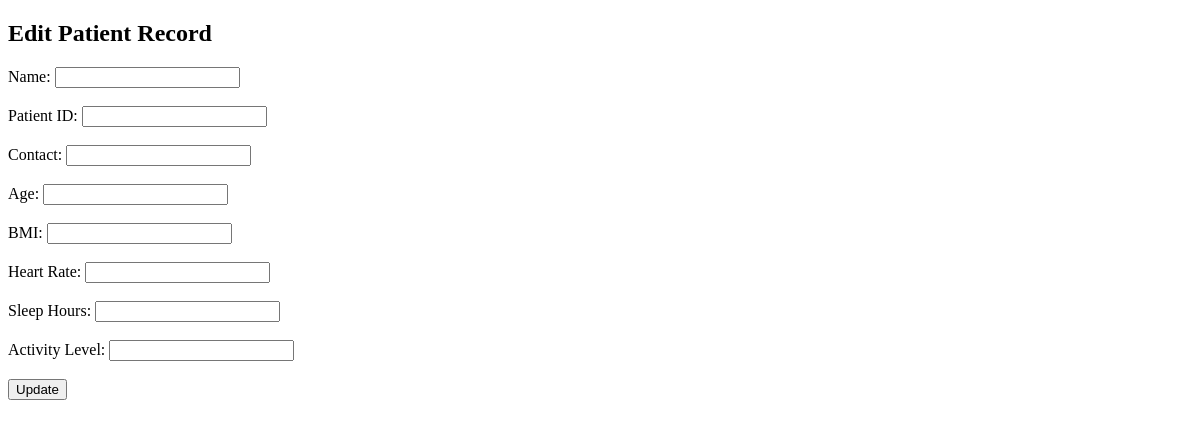
Before: /edit/1 (signed in) with the older database file.
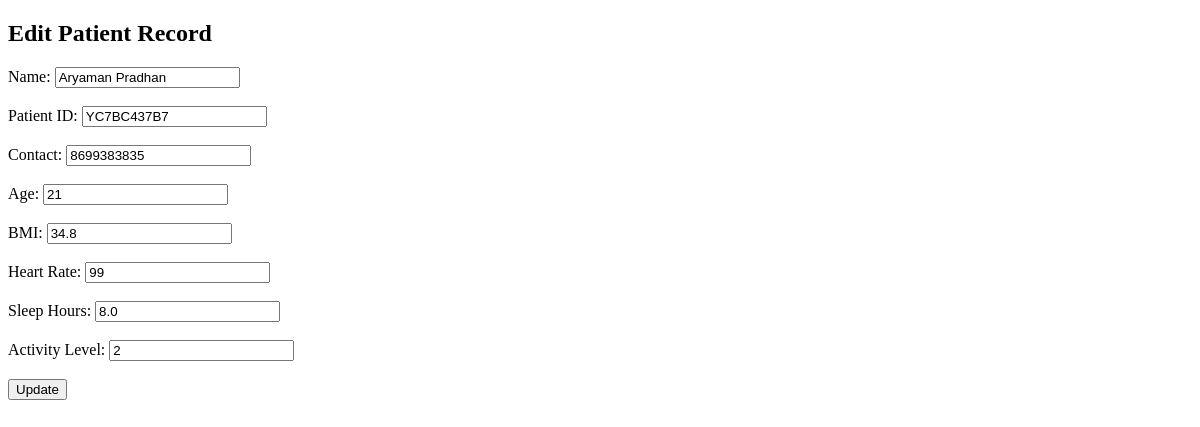
After: the same page with the newer database file.
### tables this page shows
CREATE TABLE records (
            id INTEGER PRIMARY KEY AUTOINCREMENT,
            name TEXT,
            patient_id TEXT,
            contact TEXT,
            age INTEGER,
            bmi REAL,
            heart_rate INTEGER,
            sleep_hours REAL,
            activity_level INTEGER,
            risk TEXT
        );

### app.py (the view)
@app.route("/edit/<int:id>")
def edit(id):
    if "user" not in session:
        return redirect(url_for("login"))
    if session.get("role") not in ["admin","doctor"]:
        return "Access Denied: Only admin or doctor can edit records."
    conn=sqlite3.connect("database.db")
    c=conn.cursor()
    c.execute("SELECT * FROM records WHERE id=?", (id,))
    record=c.fetchone()
    conn.close()
    return render_template("edit.html", record=record)

### templates/edit.html (shortened to what this page needs)
<!DOCTYPE html>
<html>
<head>
</head>
<body>
<h2>Edit Patient Record</h2>
<form action="/update/{{ record[0] }}" method="POST">
    Name: <input type="text" name="name" value="{{ record[1] }}"><br><br>
    Patient ID: <input type="text" name="patient_id" value="{{ record[2] }}"><br><br>
    Contact: <input type="text" name="contact" value="{{ record[3] }}"><br><br>
    Age: <input type="text" name="age" value="{{ record[4] }}"><br><br>
    BMI: <input type="text" name="bmi" value="{{ record[5] }}"><br><br>
    Heart Rate: <input type="text" name="heart_rate" value="{{ record[6] }}"><br><br>
    Sleep Hours: <input type="text" name="sleep" value="{{ record[7] }}"><br><br>
    Activity Level: <input type="text" name="activity" value="{{ record[8] }}"><br><br>
    <button type="submit">Update</button>
</form>
</body>
</html>

Changed rows visible on the page:
added records: name "Aryaman Pradhan", patient_id "YC7BC437B7", contact "8699383835", age "21", bmi "34.8", heart_rate "99", sleep "8.0", activity "2"
